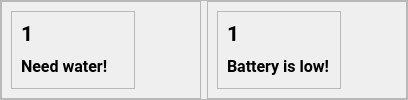
                 <widget class="QFrame" name="frame">
                  <property name="frameShape">
                   <enum>QFrame::StyledPanel</enum>
                  </property>
                  <property name="frameShadow">
                   <enum>QFrame::Raised</enum>
                  </property>
                  <layout class="QHBoxLayout" name="horizontalLayout_3">
                   <property name="leftMargin">
                    <number>0</number>
                   </property>
                   <property name="topMargin">
                    <number>0</number>
                   </property>
                   <property name="rightMargin">
                    <number>0</number>
                   </property>
                   <property name="bottomMargin">
                    <number>0</number>
                   </property>
                   <item>
                    <widget class="QFrame" name="card1">
                     <property name="minimumSize">
                      <size>
                       <width>200</width>
                       <height>0</height>
                      </size>
                     </property>
                     <property name="frameShape">
                      <enum>QFrame::StyledPanel</enum>
                     </property>
                     <property name="frameShadow">
                      <enum>QFrame::Raised</enum>
                     </property>
                     <layout class="QHBoxLayout" name="horizontalLayout_49">
                      <item>
                       <widget class="QFrame" name="frame_63">
                        <property name="frameShape">
                         <enum>QFrame::StyledPanel</enum>
                        </property>
                        <property name="frameShadow">
                         <enum>QFrame::Raised</enum>
                        </property>
                        <layout class="QVBoxLayout" name="verticalLayout_24">
                         <item>
                          <widget class="QLabel" name="label_24">
                           <property name="font">
                            <font>
                             <family>Roboto</family>
                             <pointsize>16</pointsize>
                             <weight>75</weight>
                             <bold>true</bold>
                            </font>
                           </property>
                           <property name="text">
                            <string>1</string>
                           </property>
                          </widget>
                         </item>
                         <item>
                          <widget class="QLabel" name="label_25">
                           <property name="font">
                            <font>
                             <family>Roboto</family>
                             <pointsize>12</pointsize>
                             <weight>75</weight>
                             <bold>true</bold>
                            </font>
                           </property>
                           <property name="text">
                            <string>Need water!</string>
                           </property>
                          </widget>
                         </item>
                        </layout>
                       </widget>
                      </item>
                      <item>
                       <widget class="QLabel" name="label_26">
                        <property name="maximumSize">
                         <size>
                          <width>50</width>
                          <height>50</height>
                         </size>
                        </property>
                        <property name="text">
                         <string/>
                        </property>
                        <property name="pixmap">
                         <pixmap resource="resources.qrc">:/figma/assets/icons/figma/HomePage-top-cards-icons/Water.svg</pixmap>
                        </property>
                        <property name="scaledContents">
                         <bool>true</bool>
                        </property>
                       </widget>
                      </item>
                     </layout>
                    </widget>
                   </item>
                   <item>
                    <widget class="QFrame" name="card2">
                     <property name="minimumSize">
                      <size>
                       <width>200</width>
                       <height>0</height>
                      </size>
                     </property>
                     <property name="frameShape">
                      <enum>QFrame::StyledPanel</enum>
                     </property>
                     <property name="frameShadow">
                      <enum>QFrame::Raised</enum>
                     </property>
                     <layout class="QHBoxLayout" name="horizontalLayout_50">
                      <item>
                       <widget class="QFrame" name="frame_64">
                        <property name="frameShape">
                         <enum>QFrame::StyledPanel</enum>
                        </property>
                        <property name="frameShadow">
                         <enum>QFrame::Raised</enum>
                        </property>
                        <layout class="QVBoxLayout" name="verticalLayout_25">
                         <item>
                          <widget class="QLabel" name="label_27">
                           <property name="font">
                            <font>
                             <family>Roboto</family>
                             <pointsize>16</pointsize>
                             <weight>75</weight>
                             <bold>true</bold>
                            </font>
                           </property>
                           <property name="text">
                            <string>1</string>
                           </property>
                          </widget>
                         </item>
                         <item>
                          <widget class="QLabel" name="label_81">
                           <property name="font">
                            <font>
                             <family>Roboto</family>
                             <pointsize>12</pointsize>
                             <weight>75</weight>
                             <bold>true</bold>
                            </font>
                           </property>
                           <property name="text">
                            <string>Battery is low!</string>
                           </property>
                          </widget>
                         </item>
                        </layout>
                       </widget>
                      </item>
                      <item>
                       <widget class="QLabel" name="label_82">
                        <property name="maximumSize">
                         <size>
                          <width>50</width>
                          <height>50</height>
                         </size>
                        </property>
                        <property name="text">
                         <string/>
                        </property>
                        <property name="pixmap">
                         <pixmap resource="resources.qrc">:/figma/assets/icons/figma/HomePage-top-cards-icons/Battery.svg</pixmap>
                        </property>
                        <property name="scaledContents">
                         <bool>true</bool>
                        </property>
                       </widget>
                      </item>
                     </layout>
                    </widget>
                   </item>
                  </layout>
                 </widget>
